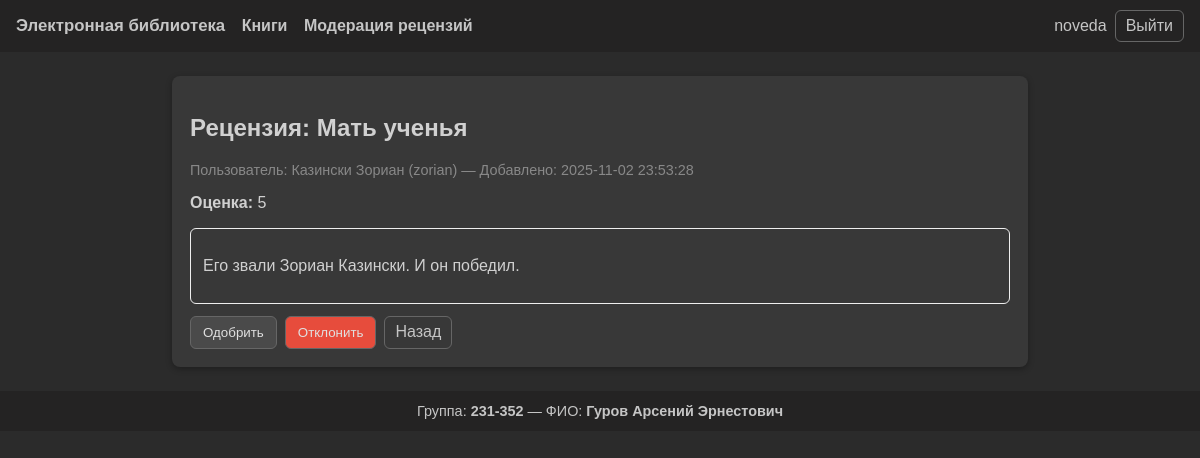
/moderation/review/1 (signed in), run on the app's committed database.
### tables this page shows
CREATE TABLE users (
  id INTEGER PRIMARY KEY AUTOINCREMENT,
  username TEXT NOT NULL UNIQUE,
  password_hash TEXT NOT NULL,
  last_name TEXT NOT NULL,
  first_name TEXT NOT NULL,
  middle_name TEXT,
  role_id INTEGER NOT NULL,
  FOREIGN KEY (role_id) REFERENCES roles(id) ON DELETE RESTRICT
);

CREATE TABLE books (
  id INTEGER PRIMARY KEY AUTOINCREMENT,
  title TEXT NOT NULL,
  short_description TEXT NOT NULL,
  year INTEGER NOT NULL,
  publisher TEXT NOT NULL,
  author TEXT NOT NULL,
  pages INTEGER NOT NULL
);

CREATE TABLE reviews (
  id INTEGER PRIMARY KEY AUTOINCREMENT,
  book_id INTEGER NOT NULL,
  user_id INTEGER NOT NULL,
  rating INTEGER NOT NULL CHECK(rating BETWEEN 0 AND 5),
  text TEXT NOT NULL,
  status_id INTEGER NOT NULL DEFAULT 1,
  created_at DATETIME NOT NULL DEFAULT CURRENT_TIMESTAMP,
  FOREIGN KEY (book_id) REFERENCES books(id) ON DELETE CASCADE,
  FOREIGN KEY (user_id) REFERENCES users(id) ON DELETE CASCADE,
  FOREIGN KEY (status_id) REFERENCES review_statuses(id) ON DELETE RESTRICT
);

### app/books.py (the view, shortened to what this page needs)
@bp.route('/moderation/review/<int:review_id>', methods=['GET', 'POST'])
@roles_required('модератор')
def moderation_review(review_id):
    db = get_db()
    row = db.execute(
        "SELECT r.id, r.rating, r.text, r.created_at, u.username, u.last_name, u.first_name, b.id as book_id, b.title as book_title, rs.name as status_name "
        "FROM reviews r "
        "JOIN users u ON r.user_id = u.id "
        "JOIN books b ON r.book_id = b.id "
        "JOIN review_statuses rs ON r.status_id = rs.id "
        "WHERE r.id = ?",
        (review_id,)
    ).fetchone()
    if row is None:
        flash('Рецензия не найдена', 'error')
        return redirect(url_for('books.moderation_list'))
    review = {
        'id': row['id'],
        'rating': row['rating'],
        'created_at': row['created_at'],
        'username': row['username'],
        'name': ' '.join(filter(None, [row['last_name'], row['first_name']])),
        'book_id': row['book_id'],
        'book_title': row['book_title'],
        'status': row['status_name'],
        'html': render_review_text(row['text'])
    }
    return render_template('moderation_review.html', review=review)

### app/auth.py (called while the page is built)
@bp.before_app_request
def load_logged_in_user():
    user_id = session.get('user_id')
    if user_id is None:
        g.user = None
        g.user_role = None
    else:
        db = get_db()
        user = db.execute(
            'SELECT u.id, u.username, u.last_name, u.first_name, u.middle_name, r.name as role_name '
            'FROM users u JOIN roles r ON u.role_id = r.id WHERE u.id = ?',
            (user_id,)
        ).fetchone()
        g.user = user
        g.user_role = user['role_name'] if user else None

def roles_required(*allowed_role_names):
    def decorator(view):
        @wraps(view)
        def wrapped_view(**kwargs):
            if g.get('user') is None:
                flash('Для выполнения данного действия необходимо пройти процедуру аутентификации', 'error')
                return redirect(url_for('auth.login', next=request.path))
            role = g.get('user_role')
            if role not in allowed_role_names:
                flash('У вас недостаточно прав для выполнения данного действия', 'error')
                return redirect(url_for('books.index'))
            return view(**kwargs)
        return wrapped_view
    return decorator

### app/books.py (called while the page is built)
def render_review_text(md_text: str) -> str:
    if md_text is None:
        return ''
    html = markdown.markdown(md_text, extensions=['extra', 'sane_lists'])
    clean = bleach.clean(html, tags=ALLOWED_TAGS, attributes=ALLOWED_ATTRIBUTES, strip=True)
    clean = bleach.linkify(clean)
    return clean

### app/db.py (called while the page is built)
def get_db():
    if 'db' not in g:
        g.db = sqlite3.connect(
            current_app.config['DATABASE'],
            detect_types=sqlite3.PARSE_DECLTYPES
        )
        g.db.row_factory = sqlite3.Row
    return g.db

### app/templates/moderation_review.html
{% extends "base.html" %}
{% block content %}
<div class="card" style="max-width:820px; margin:0 auto;">
  <h2>Рецензия: {{ review.book_title }}</h2>
  <p class="muted">Пользователь: {{ review.name }} ({{ review.username }}) — Добавлено: {{ review.created_at }}</p>
  <p><strong>Оценка:</strong> {{ review.rating }}</p>
  <div style="border:1px solid #eee; padding:12px; border-radius:6px;">
    {{ review.html|safe }}
  </div>
  <form method="post" style="margin-top:12px; display:flex; gap:8px;">
    <button name="action" value="approve" class="btn" type="submit">Одобрить</button>
    <button name="action" value="reject" class="btn" type="submit" style="background:#e74c3c;">Отклонить</button>
    <a class="btn-ghost" href="{{ url_for('books.moderation_list') }}">Назад</a>
  </form>
</div>
{% endblock %}

### app/templates/base.html (shortened to what this page needs)
<!doctype html>
<html lang="ru">
<head>
</head>
<body>
  <div class="navbar">
    <div class="nav-left">
      <a href="{{ url_for('books.index') }}" style="font-size:1.05rem">Электронная библиотека</a>
      <a href="{{ url_for('books.index') }}">Книги</a>
      {% if session.get('user_id') and g.user_role == 'модератор' %}
        <a href="{{ url_for('books.moderation_list') }}">Модерация рецензий</a>
      {% endif %}
    </div>
    <div class="nav-right">
      {% if session.get('user_id') %}
        <span>{{ session.get('full_name') }}</span>
        <a class="btn-ghost" href="{{ url_for('auth.logout') }}">Выйти</a>
      {% else %}
        <a class="btn" href="{{ url_for('auth.login') }}">Войти</a>
      {% endif %}
    </div>
  </div>
  <div class="container">
    {% block content %}{% endblock %}
  </div>
  <footer>
    Группа: <strong>231-352</strong> — ФИО: <strong>Гуров Арсений Эрнестович</strong><br/>
  </footer>
</body>
</html>

### app/templates/base.html (style rules this page uses)
body { font-family: Arial, sans-serif; margin: 0; padding: 0; background-color: #2b2b2b; color: #c5c5c5; font-size: 1rem; }
.navbar { background-color: #242323; color: #c5c5c5; padding: 10px 16px; display: flex; align-items: center; justify-content: space-between; }
.nav-left a, .nav-left span { color: #c5c5c5; margin-right: 12px; text-decoration: none; font-weight: 600; }
.nav-right { display: flex; align-items: center; gap: 8px; }
.container { max-width: 1000px; margin: 24px auto; padding: 0 16px; }
.card { background-color: #383838; color: #d0d0d0; padding: 18px; border-radius: 8px; box-shadow: 0 2px 6px rgba(0,0,0,0.3); }
footer { margin-top: 18px; padding: 12px 16px; text-align: center; color: #c5c5c5; background-color: #242323; font-size: 0.9rem; }
.btn { background-color: #4a4a4a; color: #e0e0e0; padding: 8px 12px; border-radius: 6px; text-decoration: none; border: 1px solid #666; cursor: pointer; }
.btn-ghost { background: transparent; border: 1px solid #666; color: #c5c5c5; padding: 6px 10px; border-radius: 6px; text-decoration: none; }
.muted { color: #888; font-size: 0.9rem; }
form button { background-color: #4a4a4a; color: #e0e0e0; border: 1px solid #666; border-radius: 6px; padding: 8px 12px; cursor: pointer; }
a { color: #e0e0e0; text-decoration: none; }

### data on the page
users: get "noveda"
books: book_title "Мать ученья"
users: username "zorian"
reviews: created_at "2025-11-02 23:53:28", rating "5", html "Его звали Зориан Казински. И он победил."

### other printed values
{{ review.name }} "Казински Зориан"
